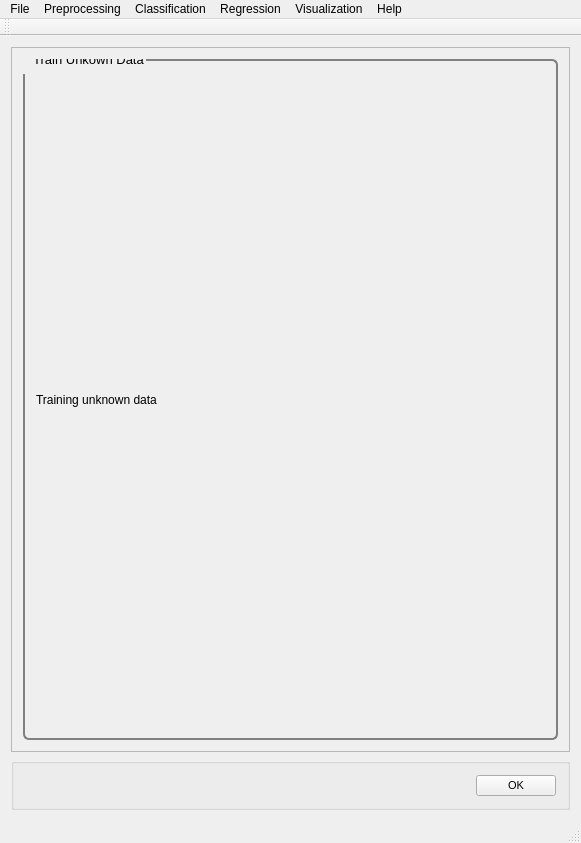
<?xml version="1.0" encoding="UTF-8"?>
<ui version="4.0">
 <class>MainWindow</class>
 <widget class="QMainWindow" name="MainWindow">
  <property name="geometry">
   <rect>
    <x>0</x>
    <y>0</y>
    <width>581</width>
    <height>843</height>
   </rect>
  </property>
  <property name="windowTitle">
   <string>PYSAT</string>
  </property>
  <widget class="QWidget" name="centralWidget">
   <layout class="QVBoxLayout" name="verticalLayout_9">
    <item>
     <widget class="QScrollArea" name="scrollArea">
      <property name="widgetResizable">
       <bool>true</bool>
      </property>
      <widget class="QWidget" name="scrollAreaWidgetContents_2">
       <property name="geometry">
        <rect>
         <x>0</x>
         <y>0</y>
         <width>561</width>
         <height>721</height>
        </rect>
       </property>
       <property name="font">
        <font>
         <pointsize>8</pointsize>
        </font>
       </property>
       <property name="styleSheet">
        <string notr="true">QGroupBox {
  border: 2px solid gray;
  border-radius: 6px;
  margin-top: 0.5em;
}

QGroupBox::title {

  padding-top: -14px;
  padding-left: 8px;
}
</string>
       </property>
       <layout class="QVBoxLayout" name="verticalLayout_8">
        <item>
         <widget class="QGroupBox" name="train_unknown">
          <property name="font">
           <font>
            <pointsize>10</pointsize>
           </font>
          </property>
          <property name="title">
           <string>Train Unkown Data</string>
          </property>
          <layout class="QVBoxLayout" name="CrossValid_3">
           <item>
            <layout class="QHBoxLayout" name="horizontalLayout_12">
             <item>
              <layout class="QVBoxLayout" name="verticalLayout_23">
               <item>
                <widget class="QLabel" name="label_16">
                 <property name="text">
                  <string>Training unknown data</string>
                 </property>
                </widget>
               </item>
              </layout>
             </item>
            </layout>
           </item>
          </layout>
         </widget>
        </item>
       </layout>
      </widget>
     </widget>
    </item>
    <item>
     <widget class="QGroupBox" name="OK">
      <layout class="QHBoxLayout" name="ok">
       <item>
        <spacer name="horizontalSpacer_5">
         <property name="orientation">
          <enum>Qt::Horizontal</enum>
         </property>
         <property name="sizeHint" stdset="0">
          <size>
           <width>40</width>
           <height>20</height>
          </size>
         </property>
        </spacer>
       </item>
       <item>
        <widget class="QPushButton" name="okButton">
         <property name="font">
          <font>
           <pointsize>8</pointsize>
          </font>
         </property>
         <property name="mouseTracking">
          <bool>false</bool>
         </property>
         <property name="text">
          <string>OK</string>
         </property>
        </widget>
       </item>
      </layout>
     </widget>
    </item>
   </layout>
  </widget>
  <widget class="QToolBar" name="mainToolBar">
   <attribute name="toolBarArea">
    <enum>TopToolBarArea</enum>
   </attribute>
   <attribute name="toolBarBreak">
    <bool>false</bool>
   </attribute>
  </widget>
  <widget class="QStatusBar" name="statusBar"/>
  <widget class="QMenuBar" name="menuBar">
   <property name="geometry">
    <rect>
     <x>0</x>
     <y>0</y>
     <width>581</width>
     <height>21</height>
    </rect>
   </property>
   <widget class="QMenu" name="menuFile">
    <property name="title">
     <string>File</string>
    </property>
    <addaction name="actionLoad_Refence_Data"/>
    <addaction name="actionLoad_Unknown_Data"/>
    <addaction name="actionSet_output_location"/>
    <addaction name="separator"/>
    <addaction name="actionSave_Current_Plots"/>
    <addaction name="actionSave_Current_Data"/>
    <addaction name="separator"/>
    <addaction name="actionCreate_New_Workflow"/>
    <addaction name="actionSave_Current_Workflow"/>
    <addaction name="separator"/>
    <addaction name="actionExit"/>
   </widget>
   <widget class="QMenu" name="menuPreprocessing">
    <property name="title">
     <string>Preprocessing</string>
    </property>
    <widget class="QMenu" name="menuBaseline_Removal">
     <property name="title">
      <string>Baseline Removal</string>
     </property>
     <addaction name="actionALS"/>
     <addaction name="actionDietrich"/>
     <addaction name="actionPolyFit"/>
     <addaction name="actionAirPLS"/>
     <addaction name="actionFABC"/>
     <addaction name="actionKK"/>
     <addaction name="actionMario"/>
     <addaction name="actionMedian"/>
     <addaction name="actionRubberband"/>
     <addaction name="actionUndecimated_Wavelet"/>
    </widget>
    <widget class="QMenu" name="menuCalibration_Transfer">
     <property name="title">
      <string>Calibration Transfer</string>
     </property>
     <addaction name="actionRatio"/>
     <addaction name="actionTommy_s_Methgod"/>
     <addaction name="actionPiecewise_Direct_Standardization"/>
     <addaction name="actionOthers_3"/>
    </widget>
    <addaction name="actionNormalization"/>
    <addaction name="actionNoise_Reduction"/>
    <addaction name="actionApply_Mask"/>
    <addaction name="actionInterpolate"/>
    <addaction name="actionInstrument_Response"/>
    <addaction name="menuBaseline_Removal"/>
    <addaction name="menuCalibration_Transfer"/>
    <addaction name="actionICA_2"/>
    <addaction name="actionPCA_2"/>
   </widget>
   <widget class="QMenu" name="menuRegression">
    <property name="title">
     <string>Regression</string>
    </property>
    <addaction name="actionCross_Validation"/>
    <addaction name="actionTrain"/>
    <addaction name="actionPredict"/>
    <addaction name="actionCreate_N_Folds"/>
    <addaction name="actionCreate_Test_Folds"/>
   </widget>
   <widget class="QMenu" name="menuHelp">
    <property name="title">
     <string>Help</string>
    </property>
    <addaction name="actionIndex"/>
    <addaction name="actionContent_2"/>
    <addaction name="separator"/>
    <addaction name="actionAbout"/>
    <addaction name="actionAbout_QtCreator"/>
   </widget>
   <widget class="QMenu" name="menuClassification">
    <property name="title">
     <string>Classification</string>
    </property>
    <widget class="QMenu" name="menuSupervised">
     <property name="title">
      <string>Supervised</string>
     </property>
     <addaction name="actionPLS_DA"/>
     <addaction name="actionSIMCA"/>
    </widget>
    <widget class="QMenu" name="menuClustering">
     <property name="title">
      <string>Clustering</string>
     </property>
     <addaction name="actionK_means"/>
     <addaction name="actionHierarchical_2"/>
    </widget>
    <addaction name="menuSupervised"/>
    <addaction name="menuClustering"/>
   </widget>
   <widget class="QMenu" name="menuVisualization">
    <property name="title">
     <string>Visualization</string>
    </property>
    <addaction name="actionLine_Plot"/>
    <addaction name="action1_to_1_Plot"/>
    <addaction name="actionScatter_Plot"/>
   </widget>
   <addaction name="menuFile"/>
   <addaction name="menuPreprocessing"/>
   <addaction name="menuClassification"/>
   <addaction name="menuRegression"/>
   <addaction name="menuVisualization"/>
   <addaction name="menuHelp"/>
  </widget>
  <action name="actionLoad_Refence_Data">
   <property name="text">
    <string>Load Refence Data</string>
   </property>
  </action>
  <action name="actionLoad_Unknown_Data">
   <property name="text">
    <string>Load Unknown Data</string>
   </property>
  </action>
  <action name="actionSave_Current_Workflow">
   <property name="text">
    <string>Save Current Workflow</string>
   </property>
  </action>
  <action name="actionSave_Current_Plots">
   <property name="text">
    <string>Save Current Plots</string>
   </property>
  </action>
  <action name="actionSave_Current_Data">
   <property name="text">
    <string>Save Current Data</string>
   </property>
  </action>
  <action name="actionCreate_New_Workflow">
   <property name="text">
    <string>Create New Workflow</string>
   </property>
  </action>
  <action name="actionNoise_Reduction">
   <property name="text">
    <string>Noise Reduction</string>
   </property>
  </action>
  <action name="actionApply_Mask">
   <property name="text">
    <string>Apply Mask</string>
   </property>
  </action>
  <action name="actionInterpolate">
   <property name="text">
    <string>Interpolate (unknown to known)</string>
   </property>
  </action>
  <action name="actionInstrument_Response">
   <property name="text">
    <string>Instrument Response</string>
   </property>
  </action>
  <action name="actionALS">
   <property name="text">
    <string>ALS</string>
   </property>
  </action>
  <action name="actionDietrich">
   <property name="text">
    <string>Dietrich</string>
   </property>
  </action>
  <action name="actionPolyFit">
   <property name="text">
    <string>PolyFit</string>
   </property>
  </action>
  <action name="actionAirPLS">
   <property name="text">
    <string>AirPLS</string>
   </property>
  </action>
  <action name="actionFABC">
   <property name="text">
    <string>FABC</string>
   </property>
  </action>
  <action name="actionKK">
   <property name="text">
    <string>KK</string>
   </property>
  </action>
  <action name="actionMario">
   <property name="text">
    <string>Mario</string>
   </property>
  </action>
  <action name="actionMedian">
   <property name="text">
    <string>Median</string>
   </property>
  </action>
  <action name="actionRubberband">
   <property name="text">
    <string>Rubberband</string>
   </property>
  </action>
  <action name="actionUndecimated_Wavelet">
   <property name="text">
    <string>Undecimated Wavelet</string>
   </property>
  </action>
  <action name="actionRatio">
   <property name="text">
    <string>Ratio</string>
   </property>
  </action>
  <action name="actionTommy_s_Methgod">
   <property name="text">
    <string>Tommy's Method</string>
   </property>
  </action>
  <action name="actionPiecewise_Direct_Standardization">
   <property name="text">
    <string>Piecewise Direct Standardization</string>
   </property>
  </action>
  <action name="actionPCA">
   <property name="text">
    <string>PCA</string>
   </property>
  </action>
  <action name="actionICA">
   <property name="text">
    <string>ICA</string>
   </property>
  </action>
  <action name="actionK_Means">
   <property name="text">
    <string>K-Means</string>
   </property>
  </action>
  <action name="actionHierarchical">
   <property name="text">
    <string>Hierarchical</string>
   </property>
  </action>
  <action name="actionOthers">
   <property name="text">
    <string>Others...</string>
   </property>
  </action>
  <action name="actionOthers_2">
   <property name="text">
    <string>Others...</string>
   </property>
  </action>
  <action name="actionOthers_3">
   <property name="text">
    <string>Others...</string>
   </property>
  </action>
  <action name="actionPLS">
   <property name="text">
    <string>PLS</string>
   </property>
  </action>
  <action name="actionSM_PLS">
   <property name="text">
    <string>SM-PLS</string>
   </property>
  </action>
  <action name="actionICA_Regression">
   <property name="text">
    <string>ICA Regression</string>
   </property>
  </action>
  <action name="actionGaussian_Process">
   <property name="text">
    <string>Gaussian Process</string>
   </property>
  </action>
  <action name="actionMLP">
   <property name="text">
    <string>MLP</string>
   </property>
  </action>
  <action name="actionSVM">
   <property name="text">
    <string>SVM</string>
   </property>
  </action>
  <action name="actionOthers_4">
   <property name="text">
    <string>Others...</string>
   </property>
  </action>
  <action name="actionOthers_5">
   <property name="text">
    <string>Others...</string>
   </property>
  </action>
  <action name="actionIndex">
   <property name="text">
    <string>Index</string>
   </property>
  </action>
  <action name="actionContent_2">
   <property name="text">
    <string>Content</string>
   </property>
  </action>
  <action name="actionAbout">
   <property name="text">
    <string>About...</string>
   </property>
  </action>
  <action name="actionAbout_QtCreator">
   <property name="text">
    <string>About Qt...</string>
   </property>
  </action>
  <action name="actionExit">
   <property name="text">
    <string>Exit</string>
   </property>
  </action>
  <action name="actionNormalization">
   <property name="text">
    <string>Normalization</string>
   </property>
  </action>
  <action name="actionICA_2">
   <property name="text">
    <string>ICA</string>
   </property>
  </action>
  <action name="actionPCA_2">
   <property name="text">
    <string>PCA</string>
   </property>
  </action>
  <action name="actionPLS_DA">
   <property name="text">
    <string>PLS-DA</string>
   </property>
  </action>
  <action name="actionSIMCA">
   <property name="text">
    <string>SIMCA</string>
   </property>
  </action>
  <action name="actionK_means">
   <property name="text">
    <string>K-means</string>
   </property>
  </action>
  <action name="actionHierarchical_2">
   <property name="text">
    <string>Hierarchical</string>
   </property>
  </action>
  <action name="actionCross_Validation">
   <property name="text">
    <string>Cross Validation</string>
   </property>
  </action>
  <action name="actionTrain">
   <property name="text">
    <string>Train</string>
   </property>
  </action>
  <action name="actionPredict">
   <property name="text">
    <string>Predict</string>
   </property>
  </action>
  <action name="actionLine_Plot">
   <property name="text">
    <string>Line Plot</string>
   </property>
  </action>
  <action name="action1_to_1_Plot">
   <property name="text">
    <string>1 to 1 Plot</string>
   </property>
  </action>
  <action name="actionScatter_Plot">
   <property name="text">
    <string>Scatter Plot</string>
   </property>
  </action>
  <action name="actionSet_output_location">
   <property name="text">
    <string>Output Location</string>
   </property>
  </action>
  <action name="actionCreate_N_Folds">
   <property name="text">
    <string>Create N Folds</string>
   </property>
  </action>
  <action name="actionCreate_Test_Folds">
   <property name="text">
    <string>Create Test Folds</string>
   </property>
  </action>
 </widget>
 <layoutdefault spacing="6" margin="11"/>
 <resources/>
 <connections/>
</ui>
